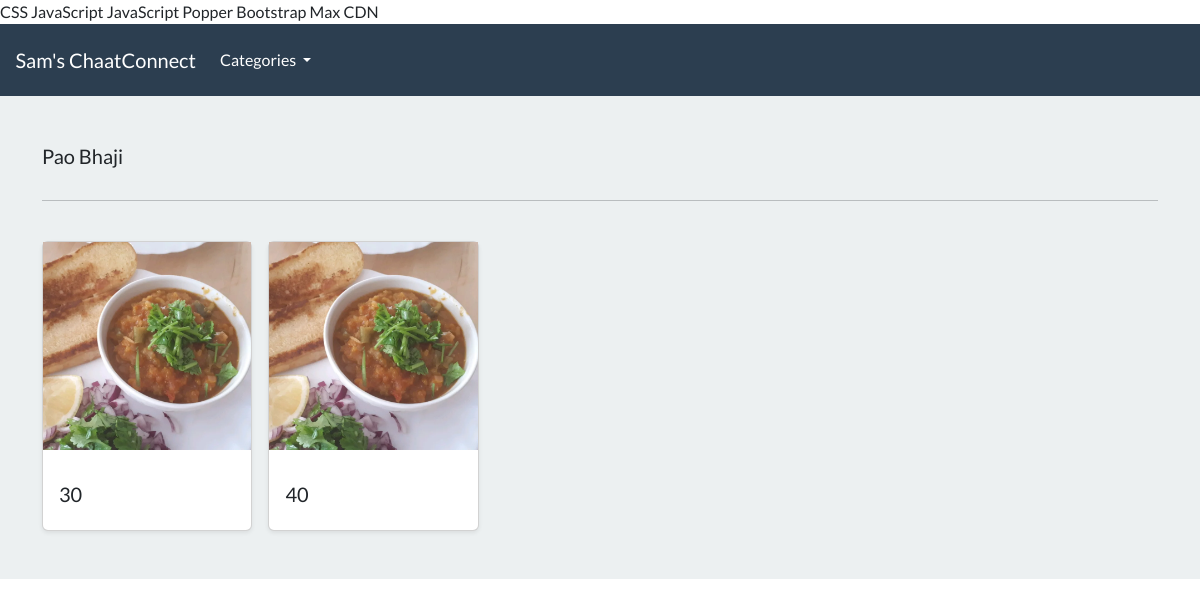
/search/pao-bhaji, run on the app's committed database.
### food/models.py (models this page shows, shortened)
class Category(models.Model):
    name = models.CharField(max_length=250, db_index=True)
    slug = models.SlugField(max_length = 250 , unique=True)
    class Meta:
        verbose_name_plural = 'categories'
    def get_absolute_url(self):
        return reverse('list-category', args=[self.slug])

class Product(models.Model):
    Category = models.ForeignKey(Category, related_name='product', on_delete=models.CASCADE, null=True)
    title = models.CharField(max_length= 250)
    slug = models.SlugField(max_length=250, unique=True)
    ingredients = models.TextField()
    instructions = models.TextField()
    prep_time = models.IntegerField(help_text='Preparation time in minutes')
    image = models.ImageField(upload_to='imagees/')
    class Meta:
        verbose_name_plural = 'Products'
    def get_absolute_url(self):
        return reverse('product-details', args=[self.slug])

### food/views.py (the view)
# urls.py: path('search/<slug:category_slug>', views.list_category, name='list-category'),
def list_category(request, category_slug=None):
    category = get_object_or_404(Category, slug=category_slug)
    products = Product.objects.filter(Category=category)
    return render(request, 'food/list-category.html', {'category': category, 'products': products})

### food/views.py (called while the page is built)
def categories(request):
    all_categories = Category.objects.all()
    return {'all_categories': all_categories}

### food/templates/food/list-category.html (shortened to what this page needs)
{% extends "./base.html" %}
{% load static %}
{% block content %}
<main>
  <div class="album py-5 bg-light">
    <div class="container">
      <div class="pb-3 h5"> {{category.name | capfirst}} </div>
      <hr>
      <br>
      <div class="row row-cols-1 row-cols-sm-2 row-cols-md-5 g-3">
        {% for product in  products %}
        <div class="col">
          <div class="card shadow-sm">
          <img class="img-fluid" alt="Responsive image" src="{{product.image.url}}">
            <div class="card-body">
              <div class="d-flex justify-content-between align-items-center">
                <h5> {{product.prep_time}} </h5>
              </div>
            </div>
          </div>
        </div>
        {% endfor %}
      </div>
    </div>
  </div>
</main>
{% endblock %}

### food/templates/food/base.html (shortened to what this page needs)
{% load static %}
<!DOCTYPE html>
<html>
    <head>
        <link rel="stylesheet" href="https://bootswatch.com/5/flatly/bootstrap.min.css">
        <link rel="stylesheet" href="https://cdnjs.cloudflare.com/ajax/libs/font-awesome/4.7.0/css/font-awesome.min.css">
         JavaScript
	 JavaScript Popper
	  Bootstrap Max CDN
    </head>
    <nav class="navbar navbar-expand-lg bg-primary justify-content-center">
        <a class="navbar-brand main-heading text-white" href="{% url 'food' %}">
        &nbsp; &nbsp; Sam's ChaatConnect
        </a>
        <div class="collapse navbar-collapse" id="navbarCollapse">
            <ul class="navbar-nav me-auto mb-2 mb-md-0">
                <li class="nav-item dropdown">
                    <a class="nav-link dropdown-toggle text-white" href="#" id="navbarDropdown" role="button"
                    data-bs-toggle="dropdown" aria-expanded="false">
                        Categories
                    </a>
                </li>
            </ul>
        </div>
    </nav>
    <body>
        {% block content %}
        {% endblock %}
    </body>
</html>

### data on the page
Category: name "Pao Bhaji"
Product: image (picture), prep_time "30"
Product: image (picture), prep_time "40"
